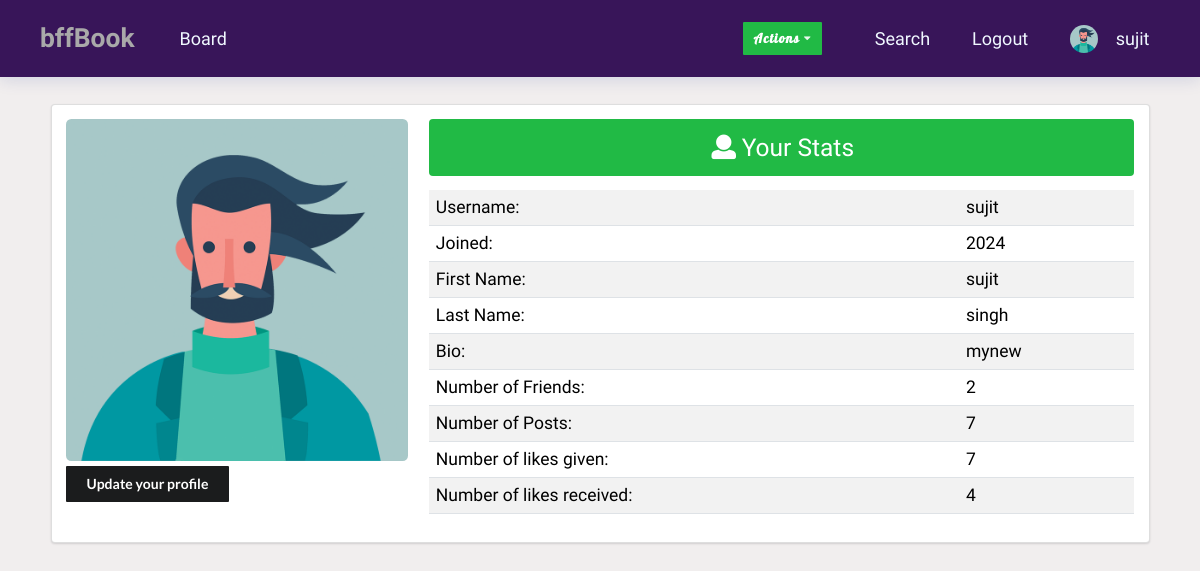
Screenshot of /profiles/myprofile/ (signed in) with the database file from the repository.
### profiles/models.py (models this page shows, shortened)
class Profile(models.Model):
    first_name = models.CharField(max_length=200, blank=True)
    last_name = models.CharField(max_length=200, blank=True)
    user = models.OneToOneField(User, on_delete=models.CASCADE)
    bio = models.TextField(default='no bio...', blank=True, max_length=60)
    email = models.EmailField(blank=True)
    country = models.CharField(max_length=200, blank=True)
    avatar = models.ImageField(default='avatar.png', upload_to='avatars')
    friends = models.ManyToManyField(User, blank=True, related_name='friends',)
    slug = models.SlugField(unique=True, blank=True)
    updated = models.DateTimeField(auto_now=True)
    created = models.DateTimeField(auto_now_add=True)
    objects = ProfileManager()
    def get_total_posts(self):
        return self.posts.all().count()
    def get_likes_given_no(self):
        likes = self.like_set.all()
        total_likes = 0
        for item in likes:
            if item.value == 'Like':
                total_likes += 1
        return total_likes
    def get_likes_received_no(self):
        posts = self.posts.all()
        total_liked = 0
        for item in posts:
            total_liked += item.liked.all().count()
        return total_liked
    def get_friends(self):
        return self.friends.all()
    def get_friends_no(self):
        return self.friends.all().count()
    __initial_first_name = None
    __initial_last_name = None
    def __init__(self, *args, **kwargs):
        super().__init__(*args, **kwargs)
        self.__initial_first_name = self.first_name
        self.__initial_last_name = self.last_name

### posts/models.py (models this page shows, shortened)
class Like(models.Model):
    user = models.ForeignKey(Profile, on_delete=models.CASCADE)
    post = models.ForeignKey(Post, on_delete=models.CASCADE)
    value = models.CharField(max_length=6, choices=LIKE_CHOICES)
    updated = models.DateTimeField(auto_now=True)
    created = models.DateTimeField(auto_now_add=True)

class Post(models.Model):
    content = models.TextField()
    image = models.ImageField(upload_to='posts', validators=[FileExtensionValidator(['png', 'jpg'])], blank=True)
    liked = models.ManyToManyField(Profile, blank=True, related_name='likes')
    updated = models.DateTimeField(auto_now=True)
    created = models.DateTimeField(auto_now_add=True)
    author = models.ForeignKey(Profile, on_delete=models.CASCADE, related_name='posts')
    class Meta:
        ordering = ('-created',)

### profiles/views.py (the view)
# urls.py: path('myprofile/', views.my_profile_view, name='my-profile-view'),
@login_required
def my_profile_view(request):
    profile = Profile.objects.get(user=request.user)
    form = ProfileModelForm(request.POST or None, request.FILES or None, instance=profile)
    confirm = False
    if request.method == 'POST':
        if form.is_valid():
            form.save()
            confirm = True
    ctx = {'profile': profile, 'form': form, 'confirm': confirm}
    return render(request, 'profiles/myprofile.html', ctx)

### profiles/forms.py
class ProfileModelForm(forms.ModelForm):
    class Meta:
        model = Profile
        fields = ('first_name', 'last_name', 'bio', 'avatar')
        widgets = {
            'bio': Textarea({
                'rows': 1
            })
        }

### profiles/context_processors.py (called while the page is built)
def invitation_receiced_no(request):
    if request.user.is_authenticated:
        profile = Profile.objects.get(user=request.user)
        count = Relationship.objects.invitations_received(profile).count()
        return {'invites_count': count}
    return {}

def requested_profiles_no(request):
    if request.user.is_authenticated:
        profile = Profile.objects.get(user=request.user)
        rel = Relationship.objects.filter(sender=profile)
        receivers = []
        for relation in rel:
            receivers.append(relation.receiver)
        receivers_count = len(receivers)
        return {'receivers_count': receivers_count}
    return {}

### profiles/models.py (called while the page is built)
    def invitations_received(self, receiver):
        qs = Relationship.objects.filter(receiver=receiver, status = 'sent')
        return qs

### profiles/templates/profiles/myprofile.html (shortened to what this page needs)
{% extends "base.html" %}
{% block content %}
    <div class="ui segment">
        <div class="row">
            <div class="col-lg-4 col-md-3 col-sm-12">
                <img src="{{ profile.avatar.url }}" class="ui rounded image" alt="">
                <div class="mt-5">
                    <button style="border-radius: 1px;" class="ui secondary button mb-5" id="update-btn">Update your profile</button>
                </div>
          </div>
          <div class="col-lg-8 col-md-9 col-sm-12">
              <div class="ui center aligned green inverted segment">
                    <h3><i class="user icon"></i>Your Stats</h3>
              </div>
                  <table class="table table-striped">
                    <tbody>
                        <tr>
                          <td><h5>Username:</h5></td>
                          <td><h5>{{ profile.user }}</h5></td>
                        </tr>
                        <tr>
                          <td><h5>Joined:</h5></td>
                          <td><h5>{{ profile.created.year }}</h5></td>
                        </tr>
                        <tr>
                            <td><h5>First Name:</h5></td>
                            <td><h5>{{ profile.first_name }}</h5></td>
                        </tr>
                        <tr>
                            <td><h5>Last Name:</h5></td>
                            <td><h5>{{ profile.last_name }}</h5></td>
                        </tr>
                        <tr>
                            <td><h5>Bio:</h5></td>
                            <td><h5>{{ profile.bio|truncatechars:10 }}</h5></td>
                        </tr>
                        <tr>
                            <td><h5>Number of Friends:</h5></td>
                            <td><h5>{{ profile.get_friends_no }}</h5></td>
                        </tr>
                        <tr>
                            <td><h5>Number of Posts:</h5></td>
                            <td><h5>{{ profile.get_total_posts }}</h5></td>
                        </tr>
                        <tr>
                            <td><h5>Number of likes given:</h5></td>
                            <td><h5>{{ profile.get_likes_given_no }}</h5></td>
                        </tr>
                        <tr>
                            <td><h5>Number of likes received:</h5></td>
                            <td><h5>{{ profile.get_likes_received_no }}</h5></td>
                        </tr>
                    </tbody>
                </table>
          </div>
        </div>
    </div>
{% endblock %}

### templates/navbar.html (shortened to what this page needs)
{% load static %}
{% url "posts:main-post-view" as path_to_posts %}
{% url "profiles:my-profile-view" as path_to_my_profile %}
<!DOCTYPE html>
   <html lang="en">
   <head>
      <link rel="stylesheet" href="https://cdnjs.cloudflare.com/ajax/libs/remixicon/3.5.0/remixicon.css">
   </head>
   <body>
      <header class="nav-header" id="nav-header">
         <nav class="nav container">
            <div>
                <a style="font-family: Racing Sans One;" href="#" class="nav__logo"><span style="color: darkgrey; font-weight: 900; font-size: larger;">bffBook</a>
            </div>
            {% if request.user.is_authenticated %}
                <div>
                    <a style="color: aliceblue; font-size: large; padding: 3px;" class="float-right {% if request.path == path_to_posts %}custom-active{% endif %}" href="{{path_to_posts}}">Board</a>
                </div>
            {% endif %}
            <div class="nav__menu" id="nav-menu">
               <ul class="nav__list">
                  <li class="nav__item">
                    {% if request.user.is_authenticated %}
                        <div class="item">
                            <div style="font-family: Lobster, sans-serif; border-radius: 1px; letter-spacing: 1.2px;" class="small green ui button floating dropdown icon"> Actions
                                <i class="dropdown icon"></i>
                            </div>
                        </div>
                    {% endif %}
                  </li>
                {% if request.user.is_authenticated %}
                    <li class="nav__item">
                        <span id="search-text" style="cursor: pointer; color: aliceblue; font-family: Racing Sans One; font-size: large;">Search</span>
                    </li>
                {% endif %}
                  <li class="nav__item">
                    {% if request.user.is_authenticated %}
                    <form method="post" action="{% url "logout" %}" class="ui item form">
                        <input style="font-family: Racing Sans One, sans-serif; background-color: transparent; color: aliceblue; font-size: large;" type="submit" value="Logout">
                    </form>
                    {% endif %}
                  </li>
               </ul>
            </div>
            <div class="nav__actions">
                {% if request.user.is_authenticated %}
                    <img style="z-index: -100;" src={{request.user.profile.avatar.url}} class="ui avatar image">
                    <a href="{{ path_to_my_profile }}" class="nav__link">{{ request.user }}</a>
                {% else %}
                    <a style="margin-right: 1rem;" href="{% url "login" %}" class="nav__link">Login</a>
               {% endif %}
            </div>
         </nav>
      </header>
   </body>
</html>

### static/css/nav.css (style rules this page uses)
:root { --nav-header-height: 3.5rem; --first-color: hsl(230, 75%, 56%); --title-color: hsl(230, 75%, 15%); --text-color: hsl(230, 12%, 40%); --body-color: hsl(230, 100%, 98%); --container-color: hsl(230, 100%, 97%); --border-color: hsl(230, 25%, 80%); --h2-font-size: 1.25rem; --normal-font-size: .938rem; --font-regular: 400; --font-medium: 500; --font-semi-bold: 600; --z-fixed: 100; --z-modal: 1000; }
@media screen and (min-width: 1023px) { :root { --h2-font-size: 1.5rem; --normal-font-size: 1rem; } }
* { box-sizing: border-box; padding: 0; margin: 0; }
html { scroll-behavior: smooth; }
input, button { font-family: var(--body-font); font-size: var(--normal-font-size); }
body { background-color: var(--body-color); color: var(--text-color); }
input, button { border: none; outline: none; }
ul { list-style: none; }
a { text-decoration: none; }
img { display: block; max-width: 100%; height: auto; }
.container { max-width: 1120px; margin-inline: 1.5rem; }
.nav-header { position: fixed; top: 0; left: 0; width: 100%; background-color: #381559; box-shadow: 0 2px 16px hsla(230, 75%, 32%, .15); z-index: var(--z-fixed); }
.nav { height: var(--nav-header-height); display: flex; justify-content: space-between; align-items: center; }
.nav__logo { color: var(--title-color); font-weight: var(--font-semi-bold); font-size: 22px; transition: color .4s; }
.nav__actions { display: flex; align-items: center; column-gap: 1rem; }
:is(.nav__logo, .nav__search, .nav__login, .nav__toggle, .nav__link):hover { color: var(--first-color); }
.nav { height: calc(var(--nav-header-height) + 2rem); }
.nav__list { display: flex; flex-direction: column; row-gap: 2.5rem; text-align: center; }
.nav__link { color: aliceblue; font-size: 18px; transition: color .4s; }
@media screen and (min-width: 1023px) { .nav { height: calc(var(--nav-header-height) + 2rem); column-gap: 3rem; } }
@media screen and (min-width: 1023px) { .nav__menu { margin-left: auto; } }
@media screen and (min-width: 1023px) { .nav__list { flex-direction: row; column-gap: 3rem; align-items: center !important; } }
@media screen and (min-width: 1023px) { .nav__menu { align-items: center !important; } }
@media screen and (min-width: 1023px) { ol, ul, dl { margin-top: 0; margin-bottom: 0 !important; } }
@media screen and (min-width: 1150px) { .container { margin-inline: auto; } }

### static/css/style.css (style rules this page uses)
body { background: #f1eeee !important; padding-top: 90px !important; }
.mb-5 { margin-bottom: 5px !important; }
.mt-5 { margin-top: 5px !important; }
h1, h2, h3, h4, h5 { font-family: Racing Sans One, sans-serif !important; }
a { text-decoration: none; font-family: Racing Sans One, sans-serif !important; }
.tablet.mobile.only .header, .ui.icon.button > .icon { color: #fff; }

### rows the page displays
Profile: avatar (picture), user "sujit", created.year "2024", first_name "sujit", last_name "singh", bio "mynew", get_friends_no "2", get_total_posts "7", get_likes_given_no "7", get_likes_received_no "4"

### other values shown
{{ request.user }} "sujit"
